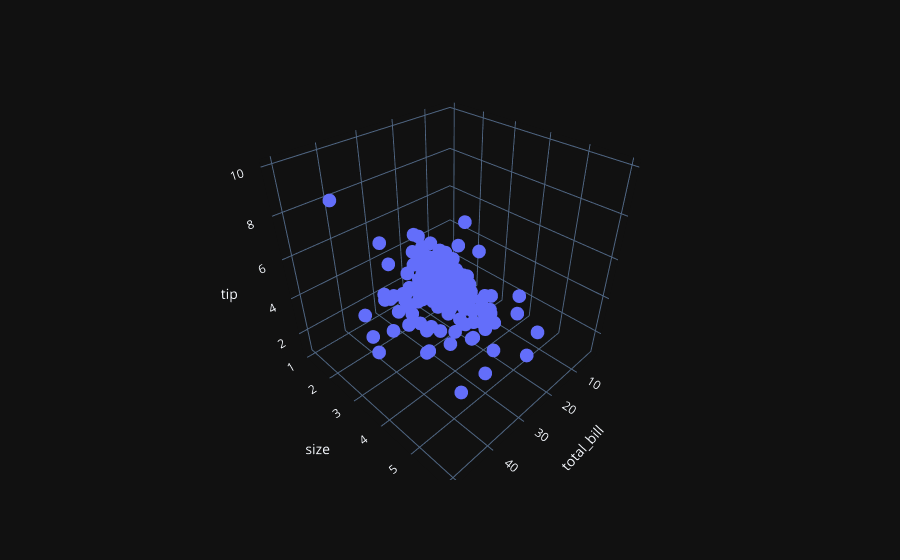

Notebook cell for this chart:
### Code cell
# plot 3d data
px.scatter_3d(data, x = "total_bill", y = "size", z = "tip")

### Figure 1 — Plotly figure (JSON) as saved in the notebook; plotly's stock layout.template omitted (floating-point values rounded to 4 significant figures; data arrays with more than 128 entries replaced by an {"elided": "..."} marker saying what was removed)
{"data": [{"hovertemplate": "total_bill=%{x}<br>size=%{y}<br>tip=%{z}<extra></extra>", "legendgroup": "", "marker": {"color": "#636efa", "symbol": "circle"}, "mode": "markers", "name": "", "scene": "scene", "showlegend": false, "x": {"elided": "244 float values"}, "y": {"elided": "244 int values"}, "z": {"elided": "244 float values"}, "type": "scatter3d"}], "layout": {"scene": {"domain": {"x": [0.0, 1.0], "y": [0.0, 1.0]}, "xaxis": {"title": {"text": "total_bill"}}, "yaxis": {"title": {"text": "size"}}, "zaxis": {"title": {"text": "tip"}}}, "legend": {"tracegroupgap": 0}, "margin": {"t": 60}}}
